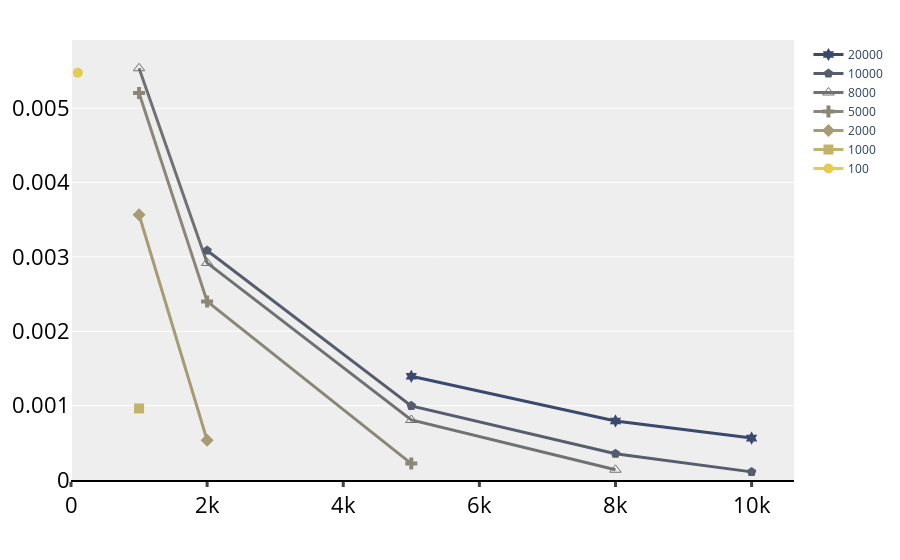

Write notebook code for a chart like this one.
### Code cell
fig = go.Figure()
ploted_edge=[100,1000,2000,5000,8000,10000,20000]
for idx, e in enumerate(ploted_edge):
    same_e = res.loc[res['#E'] == e]
    fig.add_trace(go.Scatter(x=same_e["#V"], y=same_e["flops/cycles"], name=f"{e}",
                             mode='lines+markers', marker=dict(symbol=marker_symbols[idx],size=10),
                             line=dict(color=colors[idx], width=3)))

fig.update_layout(xaxis=dict(showline=True, showgrid=False, rangemode="tozero",
                             linecolor='rgb(0, 0, 0)', linewidth=2,
                             tickwidth=3, tickfont=num_font, ticks='outside'),
                  yaxis=dict(tickfont=num_font, zeroline=False, showticklabels=True, rangemode="tozero",
                             showline=False),
                  showlegend=True,legend=dict(traceorder="reversed"),
                  margin=dict(autoexpand=True, l=40, r=20, t=40),
                  plot_bgcolor="#eeeeee"
                  )
fig.show()
fig.write_image("baseline_flops.pdf")

### Figure 1 — Plotly figure (JSON) as saved in the notebook; plotly's stock layout.template omitted (floating-point values rounded to 4 significant figures)
{"data": [{"line": {"color": "#e1cc55", "width": 3}, "marker": {"size": 10, "symbol": "circle"}, "mode": "lines+markers", "name": "100", "type": "scatter", "x": [100], "y": [0.005476]}, {"line": {"color": "#c3b369", "width": 3}, "marker": {"size": 10, "symbol": "square"}, "mode": "lines+markers", "name": "1000", "type": "scatter", "x": [1000], "y": [0.0009618]}, {"line": {"color": "#a59c74", "width": 3}, "marker": {"size": 10, "symbol": "diamond"}, "mode": "lines+markers", "name": "2000", "type": "scatter", "x": [1000, 2000], "y": [0.003566, 0.0005346]}, {"line": {"color": "#8a8678", "width": 3}, "marker": {"size": 10, "symbol": "cross"}, "mode": "lines+markers", "name": "5000", "type": "scatter", "x": [1000, 2000, 5000], "y": [0.005205, 0.002401, 0.0002206]}, {"line": {"color": "#707173", "width": 3}, "marker": {"size": 10, "symbol": "triangle-up-open"}, "mode": "lines+markers", "name": "8000", "type": "scatter", "x": [1000, 2000, 5000, 8000], "y": [0.005537, 0.002919, 0.0008069, 0.000138]}, {"line": {"color": "#575d6d", "width": 3}, "marker": {"size": 10, "symbol": "pentagon"}, "mode": "lines+markers", "name": "10000", "type": "scatter", "x": [2000, 5000, 8000, 10000], "y": [0.003086, 0.0009972, 0.0003544, 0.0001092]}, {"line": {"color": "#3b496c", "width": 3}, "marker": {"size": 10, "symbol": "hexagram"}, "mode": "lines+markers", "name": "20000", "type": "scatter", "x": [5000, 8000, 10000], "y": [0.001394, 0.0007938, 0.0005637]}], "layout": {"legend": {"traceorder": "reversed"}, "margin": {"autoexpand": true, "l": 40, "r": 20, "t": 40}, "plot_bgcolor": "#eeeeee", "showlegend": true, "xaxis": {"linecolor": "rgb(0, 0, 0)", "linewidth": 2, "rangemode": "tozero", "showgrid": false, "showline": true, "tickfont": {"color": "#000000", "size": 22}, "ticks": "outside", "tickwidth": 3}, "yaxis": {"rangemode": "tozero", "showline": false, "showticklabels": true, "tickfont": {"color": "#000000", "size": 22}, "zeroline": false}}}
